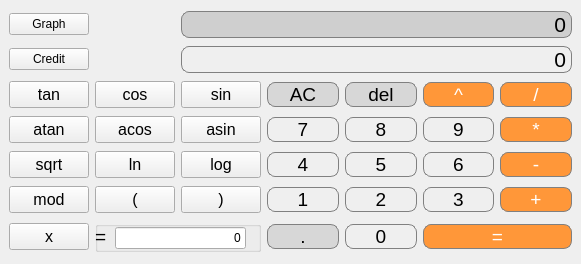
<?xml version="1.0" encoding="UTF-8"?>
<ui version="4.0">
 <class>MainWindow</class>
 <widget class="QMainWindow" name="MainWindow">
  <property name="geometry">
   <rect>
    <x>0</x>
    <y>0</y>
    <width>581</width>
    <height>264</height>
   </rect>
  </property>
  <property name="windowTitle">
   <string>MainWindow</string>
  </property>
  <property name="styleSheet">
   <string notr="true"/>
  </property>
  <widget class="QWidget" name="centralwidget">
   <property name="styleSheet">
    <string notr="true"/>
   </property>
   <layout class="QGridLayout" name="gridLayout">
    <item row="4" column="7">
     <widget class="QPushButton" name="pushButton_mult">
      <property name="font">
       <font>
        <pointsize>14</pointsize>
       </font>
      </property>
      <property name="styleSheet">
       <string notr="true">QPushButton {
  background-color: rgb(255, 151, 57);
  color: white; 
  border: 1px solid gray;
  border-radius: 8px;
}

QPushButton:pressed {
    background-color: qlineargradient(x1: 0, y1: 0, x2: 0, y2: 1,
                                      stop: 0 #FF7832, stop: 1 #FF9739);
}

</string>
      </property>
      <property name="text">
       <string>*</string>
      </property>
     </widget>
    </item>
    <item row="5" column="0">
     <widget class="QPushButton" name="pushButton_sqrt">
      <property name="font">
       <font>
        <pointsize>12</pointsize>
       </font>
      </property>
      <property name="text">
       <string>sqrt</string>
      </property>
     </widget>
    </item>
    <item row="6" column="4">
     <widget class="QPushButton" name="pushButton_1">
      <property name="font">
       <font>
        <pointsize>14</pointsize>
       </font>
      </property>
      <property name="styleSheet">
       <string notr="true">QPushButton {
  border: 1px solid gray;
  border-radius: 8px;
}



QPushButton:pressed {
    background-color: qlineargradient(x1: 0, y1: 0, x2: 0, y2: 1,
                                      stop: 0 #dadbde, stop: 1 #f6f7fa);
}</string>
      </property>
      <property name="text">
       <string>1</string>
      </property>
     </widget>
    </item>
    <item row="5" column="4">
     <widget class="QPushButton" name="pushButton_4">
      <property name="font">
       <font>
        <pointsize>14</pointsize>
       </font>
      </property>
      <property name="styleSheet">
       <string notr="true">QPushButton {
  border: 1px solid gray;
  border-radius: 8px;
}



QPushButton:pressed {
    background-color: qlineargradient(x1: 0, y1: 0, x2: 0, y2: 1,
                                      stop: 0 #dadbde, stop: 1 #f6f7fa);
}</string>
      </property>
      <property name="text">
       <string>4</string>
      </property>
     </widget>
    </item>
    <item row="4" column="6">
     <widget class="QPushButton" name="pushButton_9">
      <property name="font">
       <font>
        <pointsize>14</pointsize>
       </font>
      </property>
      <property name="styleSheet">
       <string notr="true">QPushButton {
  border: 1px solid gray;
  border-radius: 8px;
}



QPushButton:pressed {
    background-color: qlineargradient(x1: 0, y1: 0, x2: 0, y2: 1,
                                      stop: 0 #dadbde, stop: 1 #f6f7fa);
}</string>
      </property>
      <property name="text">
       <string>9</string>
      </property>
     </widget>
    </item>
    <item row="4" column="0">
     <widget class="QPushButton" name="pushButton_atan">
      <property name="font">
       <font>
        <pointsize>12</pointsize>
       </font>
      </property>
      <property name="text">
       <string>atan</string>
      </property>
     </widget>
    </item>
    <item row="1" column="3" colspan="5">
     <widget class="QLabel" name="label_2">
      <property name="font">
       <font>
        <pointsize>16</pointsize>
       </font>
      </property>
      <property name="layoutDirection">
       <enum>Qt::LeftToRight</enum>
      </property>
      <property name="styleSheet">
       <string notr="true">QLabel {
  qproperty-alignment: 'AlignVCenter | AlignRight';
  border: 1px solid gray;
  border-radius: 8px;
}</string>
      </property>
      <property name="text">
       <string>0</string>
      </property>
      <property name="alignment">
       <set>Qt::AlignRight|Qt::AlignTrailing|Qt::AlignVCenter</set>
      </property>
      <property name="wordWrap">
       <bool>false</bool>
      </property>
     </widget>
    </item>
    <item row="7" column="4">
     <widget class="QPushButton" name="pushButton_dot">
      <property name="font">
       <font>
        <pointsize>14</pointsize>
       </font>
      </property>
      <property name="styleSheet">
       <string notr="true">QPushButton {
  background-color: rgb(215, 215, 215);
  border: 1px solid gray;
  border-radius: 8px;
}
QPushButton:pressed {
    background-color: qlineargradient(x1: 0, y1: 0, x2: 0, y2: 1,
                                      stop: 0 #BEBEBE, stop: 1 #D7D7D7);
}</string>
      </property>
      <property name="text">
       <string>.</string>
      </property>
     </widget>
    </item>
    <item row="3" column="0">
     <widget class="QPushButton" name="pushButton_tan">
      <property name="font">
       <font>
        <pointsize>12</pointsize>
       </font>
      </property>
      <property name="text">
       <string>tan</string>
      </property>
     </widget>
    </item>
    <item row="6" column="3">
     <widget class="QPushButton" name="pushButton_88">
      <property name="font">
       <font>
        <pointsize>12</pointsize>
       </font>
      </property>
      <property name="text">
       <string>)</string>
      </property>
     </widget>
    </item>
    <item row="5" column="7">
     <widget class="QPushButton" name="pushButton_minus">
      <property name="font">
       <font>
        <pointsize>14</pointsize>
       </font>
      </property>
      <property name="styleSheet">
       <string notr="true">QPushButton {
  background-color: rgb(255, 151, 57);
  color: white; 
  border: 1px solid gray;
  border-radius: 8px;
}

QPushButton:pressed {
    background-color: qlineargradient(x1: 0, y1: 0, x2: 0, y2: 1,
                                      stop: 0 #FF7832, stop: 1 #FF9739);
}</string>
      </property>
      <property name="text">
       <string>-</string>
      </property>
     </widget>
    </item>
    <item row="3" column="2">
     <widget class="QPushButton" name="pushButton_cos">
      <property name="font">
       <font>
        <pointsize>12</pointsize>
       </font>
      </property>
      <property name="styleSheet">
       <string notr="true"/>
      </property>
      <property name="text">
       <string>cos</string>
      </property>
     </widget>
    </item>
    <item row="3" column="7">
     <widget class="QPushButton" name="pushButton_div">
      <property name="font">
       <font>
        <pointsize>14</pointsize>
       </font>
      </property>
      <property name="styleSheet">
       <string notr="true">QPushButton {
  background-color: rgb(255, 151, 57);
  color: white; 
  border: 1px solid gray;
  border-radius: 8px;
}

QPushButton:pressed {
    background-color: qlineargradient(x1: 0, y1: 0, x2: 0, y2: 1,
                                      stop: 0 #FF7832, stop: 1 #FF9739);
}

</string>
      </property>
      <property name="text">
       <string>/</string>
      </property>
     </widget>
    </item>
    <item row="4" column="4">
     <widget class="QPushButton" name="pushButton_7">
      <property name="font">
       <font>
        <pointsize>14</pointsize>
       </font>
      </property>
      <property name="styleSheet">
       <string notr="true">QPushButton {
  border: 1px solid gray;
  border-radius: 8px;
}



QPushButton:pressed {
    background-color: qlineargradient(x1: 0, y1: 0, x2: 0, y2: 1,
                                      stop: 0 #dadbde, stop: 1 #f6f7fa);
}</string>
      </property>
      <property name="text">
       <string>7</string>
      </property>
     </widget>
    </item>
    <item row="3" column="3">
     <widget class="QPushButton" name="pushButton_sin">
      <property name="font">
       <font>
        <pointsize>12</pointsize>
       </font>
      </property>
      <property name="styleSheet">
       <string notr="true"/>
      </property>
      <property name="text">
       <string>sin</string>
      </property>
     </widget>
    </item>
    <item row="6" column="0">
     <widget class="QPushButton" name="pushButton_mod">
      <property name="font">
       <font>
        <pointsize>12</pointsize>
       </font>
      </property>
      <property name="text">
       <string>mod</string>
      </property>
     </widget>
    </item>
    <item row="5" column="3">
     <widget class="QPushButton" name="pushButton_log">
      <property name="font">
       <font>
        <pointsize>12</pointsize>
       </font>
      </property>
      <property name="text">
       <string>log</string>
      </property>
     </widget>
    </item>
    <item row="5" column="5">
     <widget class="QPushButton" name="pushButton_5">
      <property name="font">
       <font>
        <pointsize>14</pointsize>
       </font>
      </property>
      <property name="styleSheet">
       <string notr="true">QPushButton {
  border: 1px solid gray;
  border-radius: 8px;
}



QPushButton:pressed {
    background-color: qlineargradient(x1: 0, y1: 0, x2: 0, y2: 1,
                                      stop: 0 #dadbde, stop: 1 #f6f7fa);
}</string>
      </property>
      <property name="text">
       <string>5</string>
      </property>
     </widget>
    </item>
    <item row="3" column="4">
     <widget class="QPushButton" name="pushButton_ac">
      <property name="font">
       <font>
        <pointsize>14</pointsize>
       </font>
      </property>
      <property name="styleSheet">
       <string notr="true">QPushButton {
  background-color: rgb(215, 215, 215);
  border: 1px solid gray;
  border-radius: 8px;
}
QPushButton:pressed {
    background-color: qlineargradient(x1: 0, y1: 0, x2: 0, y2: 1,
                                      stop: 0 #BEBEBE, stop: 1 #D7D7D7);
}</string>
      </property>
      <property name="text">
       <string>AC</string>
      </property>
     </widget>
    </item>
    <item row="0" column="0">
     <widget class="QPushButton" name="pushButton">
      <property name="text">
       <string>Graph</string>
      </property>
     </widget>
    </item>
    <item row="6" column="7">
     <widget class="QPushButton" name="pushButton_plus">
      <property name="font">
       <font>
        <pointsize>14</pointsize>
       </font>
      </property>
      <property name="styleSheet">
       <string notr="true">QPushButton {
  background-color: rgb(255, 151, 57);
  color: white; 
  border: 1px solid gray;
  border-radius: 8px;
}

QPushButton:pressed {
    background-color: qlineargradient(x1: 0, y1: 0, x2: 0, y2: 1,
                                      stop: 0 #FF7832, stop: 1 #FF9739);
}

</string>
      </property>
      <property name="text">
       <string>+</string>
      </property>
     </widget>
    </item>
    <item row="3" column="5">
     <widget class="QPushButton" name="pushButton_del">
      <property name="font">
       <font>
        <pointsize>14</pointsize>
       </font>
      </property>
      <property name="styleSheet">
       <string notr="true">QPushButton {
  background-color: rgb(215, 215, 215);
  border: 1px solid gray;
  border-radius: 8px;
}
QPushButton:pressed {
    background-color: qlineargradient(x1: 0, y1: 0, x2: 0, y2: 1,
                                      stop: 0 #BEBEBE, stop: 1 #D7D7D7);
}</string>
      </property>
      <property name="text">
       <string>del</string>
      </property>
     </widget>
    </item>
    <item row="7" column="5">
     <widget class="QPushButton" name="pushButton_0">
      <property name="font">
       <font>
        <pointsize>14</pointsize>
       </font>
      </property>
      <property name="styleSheet">
       <string notr="true">QPushButton {
  border: 1px solid gray;
  border-radius: 8px;
}



QPushButton:pressed {
    background-color: qlineargradient(x1: 0, y1: 0, x2: 0, y2: 1,
                                      stop: 0 #dadbde, stop: 1 #f6f7fa);
}</string>
      </property>
      <property name="text">
       <string>0</string>
      </property>
     </widget>
    </item>
    <item row="3" column="6">
     <widget class="QPushButton" name="pushButton_pow">
      <property name="font">
       <font>
        <pointsize>14</pointsize>
       </font>
      </property>
      <property name="styleSheet">
       <string notr="true">QPushButton {
  background-color: rgb(255, 151, 57);
  color: white; 
  border: 1px solid gray;
  border-radius: 8px;
}

QPushButton:pressed {
    background-color: qlineargradient(x1: 0, y1: 0, x2: 0, y2: 1,
                                      stop: 0 #FF7832, stop: 1 #FF9739);
}

</string>
      </property>
      <property name="text">
       <string>^</string>
      </property>
     </widget>
    </item>
    <item row="6" column="2">
     <widget class="QPushButton" name="pushButton_77">
      <property name="font">
       <font>
        <pointsize>12</pointsize>
       </font>
      </property>
      <property name="text">
       <string>(</string>
      </property>
     </widget>
    </item>
    <item row="6" column="5">
     <widget class="QPushButton" name="pushButton_2">
      <property name="font">
       <font>
        <pointsize>14</pointsize>
       </font>
      </property>
      <property name="styleSheet">
       <string notr="true">QPushButton {
  border: 1px solid gray;
  border-radius: 8px;
}



QPushButton:pressed {
    background-color: qlineargradient(x1: 0, y1: 0, x2: 0, y2: 1,
                                      stop: 0 #dadbde, stop: 1 #f6f7fa);
}</string>
      </property>
      <property name="text">
       <string>2</string>
      </property>
     </widget>
    </item>
    <item row="5" column="2">
     <widget class="QPushButton" name="pushButton_ln">
      <property name="font">
       <font>
        <pointsize>12</pointsize>
       </font>
      </property>
      <property name="text">
       <string>ln</string>
      </property>
     </widget>
    </item>
    <item row="7" column="0">
     <widget class="QPushButton" name="pushButton_x">
      <property name="font">
       <font>
        <pointsize>12</pointsize>
       </font>
      </property>
      <property name="text">
       <string>x</string>
      </property>
     </widget>
    </item>
    <item row="7" column="6" colspan="2">
     <widget class="QPushButton" name="pushButton_eq">
      <property name="font">
       <font>
        <pointsize>14</pointsize>
       </font>
      </property>
      <property name="styleSheet">
       <string notr="true">QPushButton {
  background-color: rgb(255, 151, 57);
  color: white; 
  border: 1px solid gray;
  border-radius: 8px;
}

QPushButton:pressed {
    background-color: qlineargradient(x1: 0, y1: 0, x2: 0, y2: 1,
                                      stop: 0 #FF7832, stop: 1 #FF9739);
}

</string>
      </property>
      <property name="text">
       <string>=</string>
      </property>
     </widget>
    </item>
    <item row="0" column="3" colspan="5">
     <widget class="QLabel" name="label_1">
      <property name="font">
       <font>
        <pointsize>16</pointsize>
       </font>
      </property>
      <property name="styleSheet">
       <string notr="true">QLabel {
	background-color: rgb(207, 207, 207);
  qproperty-alignment: 'AlignVCenter | AlignRight';
  border: 1px solid gray;
  border-radius: 8px;
}</string>
      </property>
      <property name="text">
       <string>0</string>
      </property>
      <property name="alignment">
       <set>Qt::AlignRight|Qt::AlignTrailing|Qt::AlignVCenter</set>
      </property>
      <property name="wordWrap">
       <bool>true</bool>
      </property>
     </widget>
    </item>
    <item row="4" column="3">
     <widget class="QPushButton" name="pushButton_asin">
      <property name="font">
       <font>
        <pointsize>12</pointsize>
       </font>
      </property>
      <property name="text">
       <string>asin</string>
      </property>
     </widget>
    </item>
    <item row="4" column="5">
     <widget class="QPushButton" name="pushButton_8">
      <property name="font">
       <font>
        <pointsize>14</pointsize>
       </font>
      </property>
      <property name="styleSheet">
       <string notr="true">QPushButton {
  border: 1px solid gray;
  border-radius: 8px;
}



QPushButton:pressed {
    background-color: qlineargradient(x1: 0, y1: 0, x2: 0, y2: 1,
                                      stop: 0 #dadbde, stop: 1 #f6f7fa);
}</string>
      </property>
      <property name="text">
       <string>8</string>
      </property>
     </widget>
    </item>
    <item row="4" column="2">
     <widget class="QPushButton" name="pushButton_acos">
      <property name="font">
       <font>
        <pointsize>12</pointsize>
       </font>
      </property>
      <property name="text">
       <string>acos</string>
      </property>
     </widget>
    </item>
    <item row="6" column="6">
     <widget class="QPushButton" name="pushButton_3">
      <property name="font">
       <font>
        <pointsize>14</pointsize>
       </font>
      </property>
      <property name="styleSheet">
       <string notr="true">QPushButton {
  border: 1px solid gray;
  border-radius: 8px;
}



QPushButton:pressed {
    background-color: qlineargradient(x1: 0, y1: 0, x2: 0, y2: 1,
                                      stop: 0 #dadbde, stop: 1 #f6f7fa);
}</string>
      </property>
      <property name="text">
       <string>3</string>
      </property>
     </widget>
    </item>
    <item row="5" column="6">
     <widget class="QPushButton" name="pushButton_6">
      <property name="font">
       <font>
        <pointsize>14</pointsize>
       </font>
      </property>
      <property name="styleSheet">
       <string notr="true">QPushButton {
  border: 1px solid gray;
  border-radius: 8px;
}



QPushButton:pressed {
    background-color: qlineargradient(x1: 0, y1: 0, x2: 0, y2: 1,
                                      stop: 0 #dadbde, stop: 1 #f6f7fa);
}</string>
      </property>
      <property name="text">
       <string>6</string>
      </property>
     </widget>
    </item>
    <item row="7" column="2" colspan="2">
     <widget class="QGroupBox" name="groupBox">
      <property name="title">
       <string/>
      </property>
      <widget class="QLabel" name="label">
       <property name="geometry">
        <rect>
         <x>0</x>
         <y>0</y>
         <width>21</width>
         <height>31</height>
        </rect>
       </property>
       <property name="font">
        <font>
         <pointsize>14</pointsize>
        </font>
       </property>
       <property name="text">
        <string>=</string>
       </property>
      </widget>
      <widget class="QLineEdit" name="lineEdit">
       <property name="geometry">
        <rect>
         <x>20</x>
         <y>6</y>
         <width>131</width>
         <height>22</height>
        </rect>
       </property>
       <property name="text">
        <string>0</string>
       </property>
       <property name="alignment">
        <set>Qt::AlignRight|Qt::AlignTrailing|Qt::AlignVCenter</set>
       </property>
      </widget>
     </widget>
    </item>
    <item row="1" column="0">
     <widget class="QPushButton" name="pushButton_credit">
      <property name="text">
       <string>Credit</string>
      </property>
     </widget>
    </item>
   </layout>
  </widget>
 </widget>
 <resources/>
 <connections/>
</ui>
